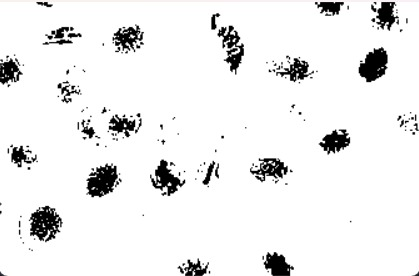
#> input picture Nomor5.jpg, 419 x 276 px, found by its file name
$ python 9_suplemen6_translasi.py
#> lines starting #> are read from the running program, lines starting #| are printed output that depends on the picture
import cv2
import numpy as np
from matplotlib import pyplot as plt

imggambar = cv2.imread("./Nomor5.jpg", -1)
#> imggambar is the input picture: shape (276, 419, 3); mean B, G, R 236.9, 237, 237

height, width = imggambar.shape[:2]
#> height = 276; width = 419

quarter_height, quarter_width = -height/2, width/2
#> quarter_height = -138; quarter_width = 209.5
T = np.float32([[1, 0, quarter_width], [0, 1, quarter_height]])
#> T = [[1, 0, 209.5], [0, 1, -138]]
img_translation = cv2.warpAffine(imggambar, T, (width, height))
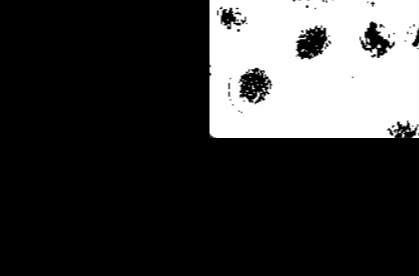
#> img_translation: shape (276, 419, 3); mean B, G, R 58.1, 58.1, 58.1

tampil_hor = np.concatenate((imggambar, img_translation), axis=1)
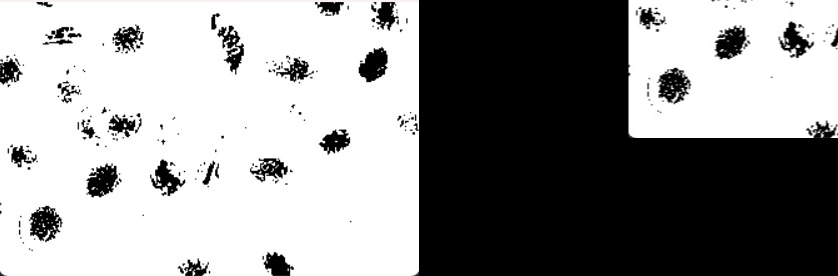
#> tampil_hor: shape (276, 838, 3); mean B, G, R 147.5, 147.5, 147.5

cv2.imshow('concatenated_Verti', tampil_hor)


cv2.waitKey(0)
cv2.destroyAllWindows

$ run again, with Nomor1.jpg copied over Nomor5.jpg
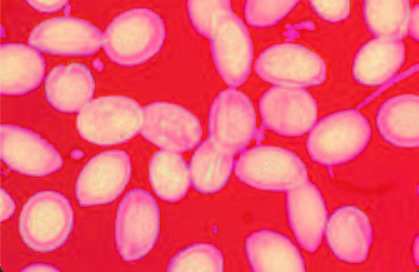
#> input picture Nomor1.jpg, 419 x 272 px, found by its file name
#> imggambar is the input picture: shape (272, 419, 3); mean B, G, R 110.3, 86.8, 240
#> `img_translation = cv2.warpAffine(imggambar, T, (width, height))`:
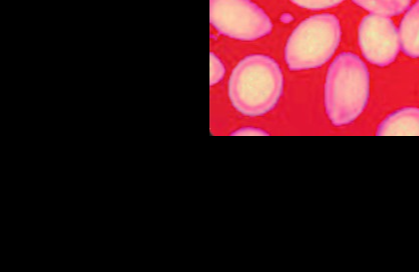
#> img_translation: shape (272, 419, 3); mean B, G, R 27.5, 21.8, 59.1
#> `tampil_hor = np.concatenate((imggambar, img_translation), axis=1)`:
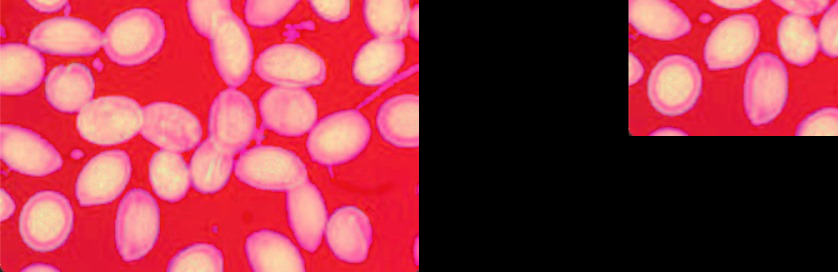
#> tampil_hor: shape (272, 838, 3); mean B, G, R 68.9, 54.3, 149.5

$ run again, with Nomor3.jpg copied over Nomor5.jpg
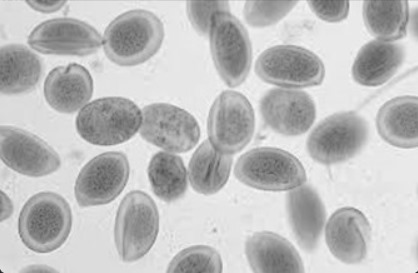
#> input picture Nomor3.jpg, 418 x 273 px, found by its file name
#> imggambar is the input picture: shape (273, 418, 3); mean B, G, R 190.1, 190.1, 190.1
#> `img_translation = cv2.warpAffine(imggambar, T, (width, height))`:
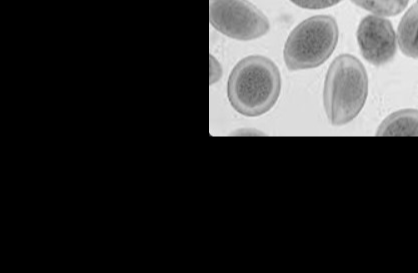
#> img_translation: shape (273, 418, 3); mean B, G, R 46.6, 46.6, 46.6
#> `tampil_hor = np.concatenate((imggambar, img_translation), axis=1)`:
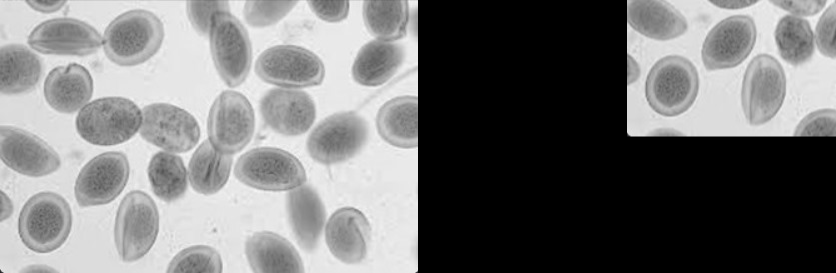
#> tampil_hor: shape (273, 836, 3); mean B, G, R 118.4, 118.4, 118.4
